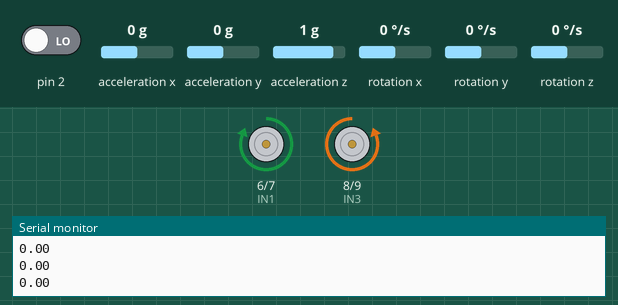
A sketch run on a simulated Arduino Uno, built with avr-gcc and run on an emulated ATmega328P. On the bench: motor-driver pin pairs drawn as motors (green arrow = first pin HIGH = forward, orange = second pin HIGH = backward, longer = more drive, scaled by the enable pin), the last lines printed to the serial monitor. The inputs (shaded band) are chosen by the test bench; at power-on: acceleration x 0 g, pin 2 LOW, acceleration y 0 g, acceleration z 1 g, rotation x 0 °/s, rotation y 0 °/s, rotation z 0 °/s. The sensor or clock chip raises its interrupt line as the real part does.

Above: at 1.7 s.
1.8 s: acceleration x set to -0.4 g
3.3 s: acceleration x set to -0.7 g
At 4.5 s:
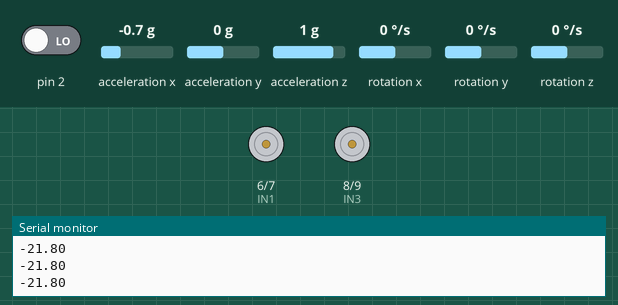
4.8 s: acceleration x set to 0.1 g
At 5.9 s:
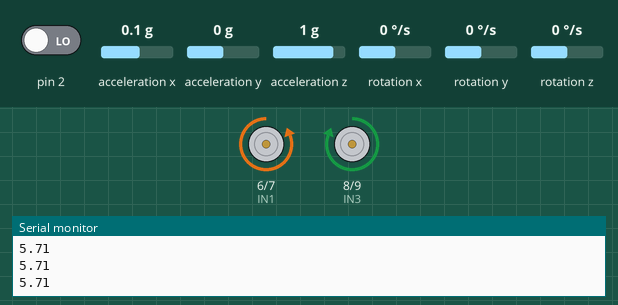
6.3 s: acceleration x set to -1.4 g
At 7.0 s:
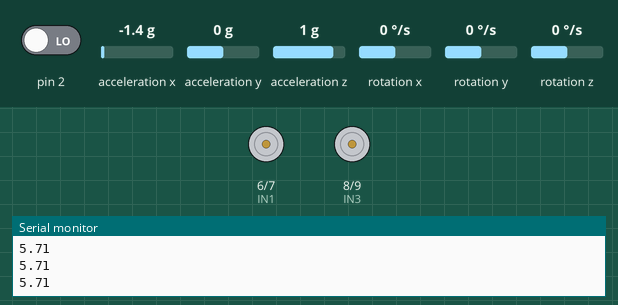
7.8 s: acceleration x set to 0 g
At 8.2 s:
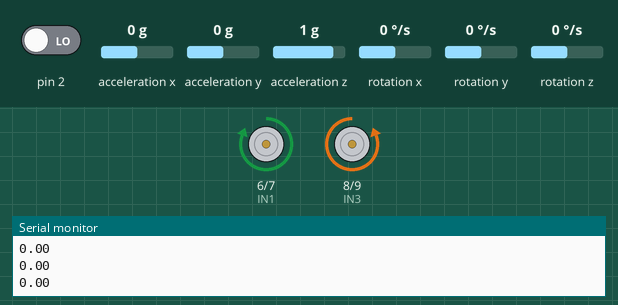
Timing chart, 0 to 10.3 s (numbered marks = the images above; inputs shaded):
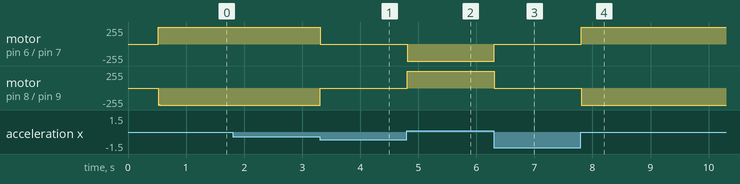

Measured:
- the behaviour switches between -0.5 and -0.6 g on acceleration x (found by bisection; images 0 and 1)
- after the input at 3.3 s, motor on pin 6 (IN1) / pin 7 (IN2): forward 255/255 → stopped at once; motor on pin 8 (IN3) / pin 9 (IN4): backward 255/255 → stopped at once
- after the input at 4.8 s, motor on pin 6 (IN1) / pin 7 (IN2): stopped → backward 255/255 at once; motor on pin 8 (IN3) / pin 9 (IN4): stopped → forward 255/255 at once
- after the input at 6.3 s, motor on pin 6 (IN1) / pin 7 (IN2): backward 255/255 → stopped at once; motor on pin 8 (IN3) / pin 9 (IN4): forward 255/255 → stopped at once
- after the input at 7.8 s, motor on pin 6 (IN1) / pin 7 (IN2): stopped → forward 255/255 at once; motor on pin 8 (IN3) / pin 9 (IN4): stopped → backward 255/255 at once

The sketch:

self_balancing_robot.ino
```cpp
#include "Wire.h"
#include "I2Cdev.h"
#include "MPU6050_6Axis_MotionApps20.h"

#define ENA 5
#define IN1 6
#define IN2 7
#define IN3 8
#define IN4 9
#define ENB 10

double Kp = 75;
double Ki = 300.0;
double Kd = 2.5;

double setpoint = 2.9;

#define MOTOR_MIN_SPEED 50
#define MOTOR_MAX_SPEED 255
#define FALL_ANGLE 30.0

MPU6050 mpu;

bool dmpReady = false;
uint8_t mpuIntStatus;
uint8_t devStatus;
uint16_t packetSize;
uint16_t fifoCount;
uint8_t fifoBuffer[64];

Quaternion q;
VectorFloat gravity;
float ypr[3];
float m_amp=1.0;
volatile bool mpuInterrupt = false;

void dmpDataReady() {
  mpuInterrupt = true;
}

double input, output;
double lastError = 0;
double integral = 0;
unsigned long lastTime = 0;

void setup() {
  Serial.begin(115200);
  pinMode(ENA, OUTPUT);
  pinMode(IN1, OUTPUT);
  pinMode(IN2, OUTPUT);
  pinMode(IN3, OUTPUT);
  pinMode(IN4, OUTPUT);
  pinMode(ENB, OUTPUT);

  stopMotors();

  Wire.begin();
  TWBR = 24;

  mpu.initialize();

  if (!mpu.testConnection()) {
    while (1);
  }

  devStatus = mpu.dmpInitialize();

  mpu.setXAccelOffset(751);
  mpu.setYAccelOffset(-461);
  mpu.setZAccelOffset(1170);
  mpu.setXGyroOffset(87);
  mpu.setYGyroOffset(63);
  mpu.setZGyroOffset(-5);

  if (devStatus == 0) {
    mpu.setDMPEnabled(true);
    attachInterrupt(digitalPinToInterrupt(2), dmpDataReady, RISING);
    mpuIntStatus = mpu.getIntStatus();
    dmpReady = true;
    packetSize = mpu.dmpGetFIFOPacketSize();
  } else {
    while (1);
  }

  lastTime = millis();
}

void loop() {
  if (!dmpReady) return;

  while (!mpuInterrupt && fifoCount < packetSize) {}

  mpuInterrupt = false;
  mpuIntStatus = mpu.getIntStatus();
  fifoCount = mpu.getFIFOCount();

  if ((mpuIntStatus & 0x10) || fifoCount == 1024) {
    mpu.resetFIFO();
    return;
  }

  if (mpuIntStatus & 0x02) {
    while (fifoCount < packetSize) {
      fifoCount = mpu.getFIFOCount();
    }

    mpu.getFIFOBytes(fifoBuffer, packetSize);
    fifoCount -= packetSize;

    mpu.dmpGetQuaternion(&q, fifoBuffer);
    mpu.dmpGetGravity(&gravity, &q);
    mpu.dmpGetYawPitchRoll(ypr, &q, &gravity);

    input = ypr[1] * 180.0 / M_PI;

    if (abs(input - setpoint) > FALL_ANGLE) {
      stopMotors();
      integral = 0;
      return;
    }

    output = computePID(input);
    driveMotors(output);
  }
}

double computePID(double currentAngle) {
  unsigned long now = millis();
  double dt = (now - lastTime) / 1000.0;

  if (dt <= 0) dt = 0.001;

  lastTime = now;

  double error = currentAngle - setpoint;
 Serial.println(currentAngle);

  double P = Kp * error;

  integral += error * dt;
  integral = constrain(integral, -30.0, 30.0);

  double I = Ki * integral;

  double D = Kd * (error - lastError) / dt;
  lastError = error;

  return P + I + D;
}

void driveMotors(double pid) {
  int speed = abs(pid);

  if (speed < MOTOR_MIN_SPEED) {
    stopMotors();
    return;
  }

  speed = constrain(speed, MOTOR_MIN_SPEED, MOTOR_MAX_SPEED);

  if (pid > 0) {
    motorBackward(speed);
  } else {
    motorForward(speed);
  }
}

void motorForward(int speed) {
  float speed1=(m_amp*speed);
  speed1= constrain(speed1,-255,255);
  digitalWrite(IN1, HIGH);
  digitalWrite(IN2, LOW);
  analogWrite(ENA, speed1);

  digitalWrite(IN3, LOW);
  digitalWrite(IN4, HIGH);
  analogWrite(ENB, speed);
}

void motorBackward(int speed) {
  digitalWrite(IN1, LOW);
  digitalWrite(IN2, HIGH);
  analogWrite(ENA, speed*m_amp);

  digitalWrite(IN3, HIGH);
  digitalWrite(IN4, LOW);
  analogWrite(ENB, speed);
}

void stopMotors() {
  digitalWrite(IN1, LOW);
  digitalWrite(IN2, LOW);
  analogWrite(ENA, 0);

  digitalWrite(IN3, LOW);
  digitalWrite(IN4, LOW);
  analogWrite(ENB, 0);
}
```
